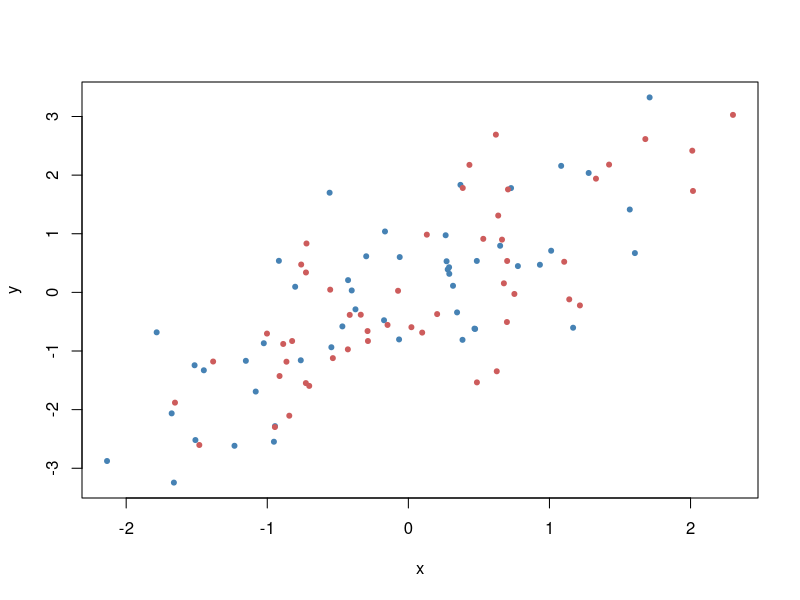

Recreate this plot in R. (Note: this script raises an error after producing the figure.)
# The SciencesPo demo
# Press <Enter> to advance through the demo,
# Ctrl-C (Linux) or Esc (Windows and Mac) to exit
par(ask=TRUE)
x <- rnorm(100)
y <- x + rnorm(100)
plot(x, y, col=c("steelblue", "indianred"), pch=20)
legendPlotMinimalist("topright", legend=c("Foo", "Bar"), pch=20,
                     col=c("steelblue", "indianred"),
                     horiz=TRUE, bty='n', cex=0.8)


pause()
# Example: 2014 Brazilian election for the lower house. Results from Ceara state:
votes <- c(490205, 1151547, 2449440, 48274, 54403, 173151)
#' # Coalitions leading by the following parties:
parties <- c("DEM","PMDB","PRB","PSB", "PSTU","PTC")
n.seats <-19
dHondt(parties, votes, seats=n.seats)


pause()
# Political Diversity
US2004p <- c(Democratic=0.481, Republican=0.509, Independent=0.0038, Libertarian=0.0032, Constitution=0.0012, Green=0.00096, Others=0.00084)
## concentration indexes
politicalDiversity(US2004p, index= "herfindahl")

pause()
gini.simpson(US2004p)

pause()
politicalDiversity(US2004p, index= "shannon")


pause()
# The Effective Number of Parties
politicalDiversity(US2004p, index= "laakso/taagepera")

pause()

# 2010 Brazilian election outcome (votes):
BR2010v = c(PT=13813587, PMDB=11692384, PSDB=9421347, DEM=6932420, PR=7050274, PP=5987670, PSB=6553345,PDT=4478736, PTB=3808646, PSC=2981714,PV=2886633, PCdoB=2545279, PPS=2376475, PRB=1659973, PMN=1026220,PTdoB=605768, PSOL=968475, PHS=719611, PRTB=283047, PRP=232530, PSL=457490, PTC=563145)

politicalDiversity(BR2010v, index= "laakso/taagepera")


pause()
# 2010 Brazilian election outcome (seats):
BR2010s = c(PT=88, PMDB=79, PSDB=53, DEM=43, PR=41, PP=41, PSB=34,PDT=28, PTB=21, PSC=17,PV=15, PCdoB=15, PPS=12, PRB=8, PMN=4,PTdoB=3, PSOL=3, PHS=2, PRTB=2, PRP=2, PSL=1, PTC=1)

politicalDiversity(BR2010s, index= "laakso/taagepera")

# Using the Golosov index:
politicalDiversity(BR2010s, index= "golosov")

#' # 2010 Election outcome as proportion of seats

pause()

# 2014 Brazilian election outcome (seats):
BR2014s = c(70, 66, 55, 37, 38, 34, 34, 26, 22, 20, 19, 15, 12, 11, 10, 9, 8, 5, 4, 3, 3, 3, 2, 2, 2, 1, 1, 1)

politicalDiversity(BR2010s, index= "laakso/taagepera")


pause()
# Tests of Normality

# Anscombe-Glynn:
set.seed(1234)
x = rnorm(1000)
kurtosis(x)
anscombe.glynn(x)

anscombe.glynn(200:500)

# A fairly small sample
y = c(0.269, 0.357, 0.2, 0.221, 0.275, 0.277, 0.253, 0.127, 0.246)
qqnorm(y)
anscombe.glynn(y)


# D'Agostino
skewness(x, type = 2)
agostino(x)

# A fairly small sample
y = c(0.269, 0.357, 0.2, 0.221, 0.275, 0.277, 0.253, 0.127, 0.246)
qqnorm(y)
agostino(y)

# Bonett-Seier
bonett.seier(x)

# A fairly small sample
y = c(0.269, 0.357, 0.2, 0.221, 0.275, 0.277, 0.253, 0.127, 0.246)
qqnorm(y)
bonett.seier(y)

# Geary
kurtosis(x)+3 # The kurtosis functions omits the 3 as default.
geary(x)

# A fairly small sample
y = c(0.269, 0.357, 0.2, 0.221, 0.275, 0.277, 0.253, 0.127, 0.246)
qqnorm(y)
geary(y)

# Jarque-Bera
jarque.bera(x)

jarque.bera(200:500)

# A fairly small sample
y = c(0.269, 0.357, 0.2, 0.221, 0.275, 0.277, 0.253, 0.127, 0.246)
qqnorm(y)
jarque.bera(y)
